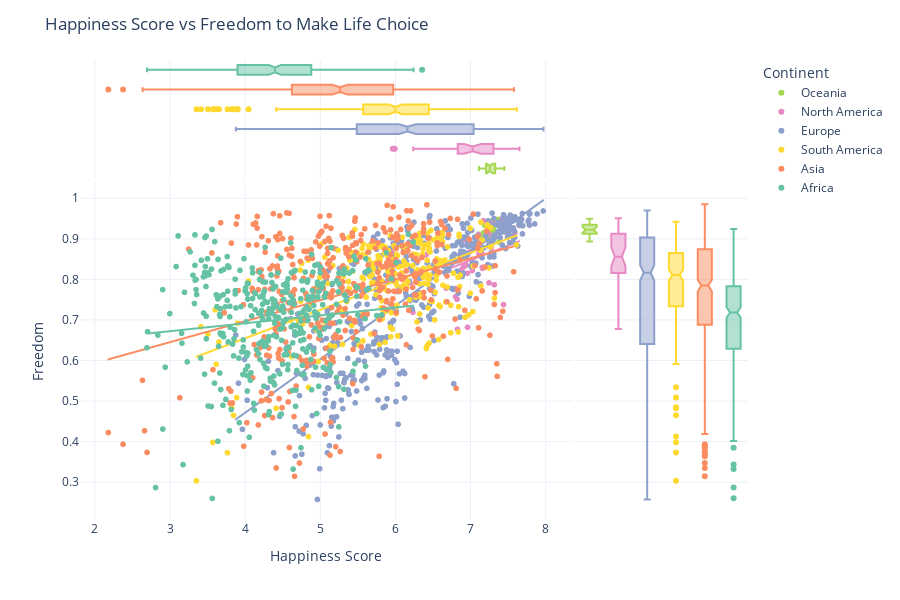

Notebook code for this chart:
### Code cell
# Plot scatter plot
fig = px.scatter(df, x="Happiness Score", 
                   y="Freedom to make life choices", 
                   color="continent", 

                   # Add trendline in scatter plot
                   trendline="ols",

                   # Plot boxplot for x and y
                   marginal_x="box", 
                   marginal_y="box",

                   # Change legend order
                   category_orders={"continent": ["Oceania", "North America", "Europe", "South America", "Asia","Africa"]},
                   
                   # Set color for each continent
                   color_discrete_sequence=["rgb(166, 216, 84)", "rgb(231, 138, 195)", "rgb(141, 160, 203)", "rgb(255, 217, 47)", "rgb(252, 141, 98)", "rgb(102, 194, 165)"]
                   )

# Update layout
# Set template, height, and write title, X and Y axis title
fig.update_layout(template="plotly_white",
                  height=600,
                  title="Happiness Score vs Freedom to Make Life Choice",
                  xaxis_title="Happiness Score",
                  yaxis_title="Freedom",
                  legend_title_text = "Continent"
                  )

# Show plot
fig.show()

### Figure 1 — Plotly figure (JSON) as saved in the notebook; plotly's stock layout.template omitted (floating-point values rounded to 4 significant figures; data arrays with more than 128 entries replaced by an {"elided": "..."} marker saying what was removed)
{"data": [{"hovertemplate": "continent=Oceania<br>Happiness Score=%{x}<br>Freedom to make life choices=%{y}<extra></extra>", "legendgroup": "Oceania", "marker": {"color": "rgb(166, 216, 84)", "symbol": "circle"}, "mode": "markers", "name": "Oceania", "showlegend": true, "type": "scattergl", "x": [7.254, 7.45, 7.406, 7.196, 7.364, 7.289, 7.309, 7.25, 7.257, 7.177, 7.234, 7.137, 7.112, 7.381, 7.224, 7.191, 7.25, 7.28, 7.306, 7.418, 7.226, 7.327, 7.37, 7.205, 7.257, 7.137], "xaxis": "x", "y": [0.9157, 0.9321, 0.9446, 0.9351, 0.9334, 0.9229, 0.9219, 0.9223, 0.9106, 0.916, 0.9175, 0.9053, 0.9124, 0.8931, 0.9178, 0.9348, 0.9019, 0.944, 0.9319, 0.9418, 0.9266, 0.9423, 0.9493, 0.912, 0.9182, 0.9102], "yaxis": "y"}, {"alignmentgroup": "True", "hovertemplate": "continent=Oceania<br>Happiness Score=%{x}<extra></extra>", "legendgroup": "Oceania", "marker": {"color": "rgb(166, 216, 84)", "symbol": "circle"}, "name": "Oceania", "notched": true, "offsetgroup": "Oceania", "showlegend": false, "type": "box", "x": [7.254, 7.45, 7.406, 7.196, 7.364, 7.289, 7.309, 7.25, 7.257, 7.177, 7.234, 7.137, 7.112, 7.381, 7.224, 7.191, 7.25, 7.28, 7.306, 7.418, 7.226, 7.327, 7.37, 7.205, 7.257, 7.137], "xaxis": "x3", "yaxis": "y3"}, {"alignmentgroup": "True", "hovertemplate": "continent=Oceania<br>Freedom to make life choices=%{y}<extra></extra>", "legendgroup": "Oceania", "marker": {"color": "rgb(166, 216, 84)", "symbol": "circle"}, "name": "Oceania", "notched": true, "offsetgroup": "Oceania", "showlegend": false, "type": "box", "xaxis": "x2", "y": [0.9157, 0.9321, 0.9446, 0.9351, 0.9334, 0.9229, 0.9219, 0.9223, 0.9106, 0.916, 0.9175, 0.9053, 0.9124, 0.8931, 0.9178, 0.9348, 0.9019, 0.944, 0.9319, 0.9418, 0.9266, 0.9423, 0.9493, 0.912, 0.9182, 0.9102], "yaxis": "y2"}, {"hovertemplate": "<b>OLS trendline</b><br>Freedom to make life choices = 0.0767484 * Happiness Score + 0.36568<br>R<sup>2</sup>=0.226238<br><br>continent=Oceania<br>Happiness Score=%{x}<br>Freedom to make life choices=%{y} <b>(trend)</b><extra></extra>", "legendgroup": "Oceania", "marker": {"color": "rgb(166, 216, 84)", "symbol": "circle"}, "mode": "lines", "name": "Oceania", "showlegend": false, "type": "scattergl", "x": [7.112, 7.137, 7.137, 7.177, 7.191, 7.196, 7.205, 7.224, 7.226, 7.234, 7.25, 7.25, 7.254, 7.257, 7.257, 7.28, 7.289, 7.306, 7.309, 7.327, 7.364, 7.37, 7.381, 7.406, 7.418, 7.45], "xaxis": "x", "y": [0.9115, 0.9134, 0.9135, 0.9165, 0.9175, 0.9179, 0.9187, 0.9201, 0.9202, 0.9209, 0.9221, 0.9221, 0.9224, 0.9226, 0.9227, 0.9244, 0.9251, 0.9264, 0.9266, 0.928, 0.9309, 0.9313, 0.9322, 0.934, 0.935, 0.9375], "yaxis": "y"}, {"hovertemplate": "continent=North America<br>Happiness Score=%{x}<br>Freedom to make life choices=%{y}<extra></extra>", "legendgroup": "North America", "marker": {"color": "rgb(231, 138, 195)", "symbol": "circle"}, "mode": "markers", "name": "North America", "showlegend": true, "type": "scattergl", "x": [7.486, 7.488, 7.65, 7.426, 7.415, 7.594, 7.304, 7.413, 7.245, 7.415, 7.175, 7.109, 7.025, 6.939, 6.829, 6.963, 6.802, 6.91, 7.32, 7.443, 6.68, 6.236, 6.824, 6.41, 6.55, 6.432, 5.964, 5.991, 7.28, 7.158, 7.164, 7.115, 7.026, 7.249, 7.151, 6.864, 6.804, 6.992, 6.883, 6.944, 7.028, 6.959], "xaxis": "x", "y": [0.9263, 0.9151, 0.9339, 0.9509, 0.918, 0.916, 0.9389, 0.9315, 0.9124, 0.9451, 0.9458, 0.9115, 0.8869, 0.8982, 0.6775, 0.6825, 0.7781, 0.8314, 0.7878, 0.7387, 0.7791, 0.7195, 0.7516, 0.8614, 0.8162, 0.9034, 0.8733, 0.8372, 0.878, 0.8307, 0.828, 0.8632, 0.8227, 0.7923, 0.8661, 0.8488, 0.7579, 0.8685, 0.8246, 0.8361, 0.8504, 0.8157], "yaxis": "y"}, {"alignmentgroup": "True", "hovertemplate": "continent=North America<br>Happiness Score=%{x}<extra></extra>", "legendgroup": "North America", "marker": {"color": "rgb(231, 138, 195)", "symbol": "circle"}, "name": "North America", "notched": true, "offsetgroup": "North America", "showlegend": false, "type": "box", "x": [7.486, 7.488, 7.65, 7.426, 7.415, 7.594, 7.304, 7.413, 7.245, 7.415, 7.175, 7.109, 7.025, 6.939, 6.829, 6.963, 6.802, 6.91, 7.32, 7.443, 6.68, 6.236, 6.824, 6.41, 6.55, 6.432, 5.964, 5.991, 7.28, 7.158, 7.164, 7.115, 7.026, 7.249, 7.151, 6.864, 6.804, 6.992, 6.883, 6.944, 7.028, 6.959], "xaxis": "x3", "yaxis": "y3"}, {"alignmentgroup": "True", "hovertemplate": "continent=North America<br>Freedom to make life choices=%{y}<extra></extra>", "legendgroup": "North America", "marker": {"color": "rgb(231, 138, 195)", "symbol": "circle"}, "name": "North America", "notched": true, "offsetgroup": "North America", "showlegend": false, "type": "box", "xaxis": "x2", "y": [0.9263, 0.9151, 0.9339, 0.9509, 0.918, 0.916, 0.9389, 0.9315, 0.9124, 0.9451, 0.9458, 0.9115, 0.8869, 0.8982, 0.6775, 0.6825, 0.7781, 0.8314, 0.7878, 0.7387, 0.7791, 0.7195, 0.7516, 0.8614, 0.8162, 0.9034, 0.8733, 0.8372, 0.878, 0.8307, 0.828, 0.8632, 0.8227, 0.7923, 0.8661, 0.8488, 0.7579, 0.8685, 0.8246, 0.8361, 0.8504, 0.8157], "yaxis": "y2"}, {"hovertemplate": "<b>OLS trendline</b><br>Freedom to make life choices = 0.0729247 * Happiness Score + 0.337227<br>R<sup>2</sup>=0.161859<br><br>continent=North America<br>Happiness Score=%{x}<br>Freedom to make life choices=%{y} <b>(trend)</b><extra></extra>", "legendgroup": "North America", "marker": {"color": "rgb(231, 138, 195)", "symbol": "circle"}, "mode": "lines", "name": "North America", "showlegend": false, "type": "scattergl", "x": [5.964, 5.991, 6.236, 6.41, 6.432, 6.55, 6.68, 6.802, 6.804, 6.824, 6.829, 6.864, 6.883, 6.91, 6.939, 6.944, 6.959, 6.963, 6.992, 7.025, 7.026, 7.028, 7.109, 7.115, 7.151, 7.158, 7.164, 7.175, 7.245, 7.249, 7.28, 7.304, 7.32, 7.413, 7.415, 7.415, 7.426, 7.443, 7.486, 7.488, 7.594, 7.65], "xaxis": "x", "y": [0.7722, 0.7741, 0.792, 0.8047, 0.8063, 0.8149, 0.8244, 0.8333, 0.8334, 0.8349, 0.8352, 0.8378, 0.8391, 0.8411, 0.8433, 0.8436, 0.8447, 0.845, 0.8471, 0.8495, 0.8496, 0.8497, 0.8557, 0.8561, 0.8587, 0.8592, 0.8596, 0.8605, 0.8656, 0.8659, 0.8681, 0.8699, 0.871, 0.8778, 0.878, 0.878, 0.8788, 0.88, 0.8831, 0.8833, 0.891, 0.8951], "yaxis": "y"}, {"hovertemplate": "continent=Europe<br>Happiness Score=%{x}<br>Freedom to make life choices=%{y}<extra></extra>", "legendgroup": "Europe", "marker": {"color": "rgb(141, 160, 203)", "symbol": "circle"}, "mode": "markers", "name": "Europe", "showlegend": true, "type": "scattergl", "x": {"elided": "462 float values"}, "xaxis": "x", "y": {"elided": "462 float values"}, "yaxis": "y"}, {"alignmentgroup": "True", "hovertemplate": "continent=Europe<br>Happiness Score=%{x}<extra></extra>", "legendgroup": "Europe", "marker": {"color": "rgb(141, 160, 203)", "symbol": "circle"}, "name": "Europe", "notched": true, "offsetgroup": "Europe", "showlegend": false, "type": "box", "x": {"elided": "462 float values"}, "xaxis": "x3", "yaxis": "y3"}, {"alignmentgroup": "True", "hovertemplate": "continent=Europe<br>Freedom to make life choices=%{y}<extra></extra>", "legendgroup": "Europe", "marker": {"color": "rgb(141, 160, 203)", "symbol": "circle"}, "name": "Europe", "notched": true, "offsetgroup": "Europe", "showlegend": false, "type": "box", "xaxis": "x2", "y": {"elided": "462 float values"}, "yaxis": "y2"}, {"hovertemplate": "<b>OLS trendline</b><br>Freedom to make life choices = 0.132089 * Happiness Score + -0.0568139<br>R<sup>2</sup>=0.618446<br><br>continent=Europe<br>Happiness Score=%{x}<br>Freedom to make life choices=%{y} <b>(trend)</b><extra></extra>", "legendgroup": "Europe", "marker": {"color": "rgb(141, 160, 203)", "symbol": "circle"}, "mode": "lines", "name": "Europe", "showlegend": false, "type": "scattergl", "x": {"elided": "461 float values"}, "xaxis": "x", "y": {"elided": "461 float values"}, "yaxis": "y"}, {"hovertemplate": "continent=South America<br>Happiness Score=%{x}<br>Freedom to make life choices=%{y}<extra></extra>", "legendgroup": "South America", "marker": {"color": "rgb(255, 217, 47)", "symbol": "circle"}, "mode": "markers", "name": "South America", "showlegend": true, "type": "scattergl", "x": {"elided": "247 float values"}, "xaxis": "x", "y": {"elided": "247 float values"}, "yaxis": "y"}, {"alignmentgroup": "True", "hovertemplate": "continent=South America<br>Happiness Score=%{x}<extra></extra>", "legendgroup": "South America", "marker": {"color": "rgb(255, 217, 47)", "symbol": "circle"}, "name": "South America", "notched": true, "offsetgroup": "South America", "showlegend": false, "type": "box", "x": {"elided": "247 float values"}, "xaxis": "x3", "yaxis": "y3"}, {"alignmentgroup": "True", "hovertemplate": "continent=South America<br>Freedom to make life choices=%{y}<extra></extra>", "legendgroup": "South America", "marker": {"color": "rgb(255, 217, 47)", "symbol": "circle"}, "name": "South America", "notched": true, "offsetgroup": "South America", "showlegend": false, "type": "box", "xaxis": "x2", "y": {"elided": "247 float values"}, "yaxis": "y2"}, {"hovertemplate": "<b>OLS trendline</b><br>Freedom to make life choices = 0.0702516 * Happiness Score + 0.374322<br>R<sup>2</sup>=0.284133<br><br>continent=South America<br>Happiness Score=%{x}<br>Freedom to make life choices=%{y} <b>(trend)</b><extra></extra>", "legendgroup": "South America", "marker": {"color": "rgb(255, 217, 47)", "symbol": "circle"}, "mode": "lines", "name": "South America", "showlegend": false, "type": "scattergl", "x": {"elided": "247 float values"}, "xaxis": "x", "y": {"elided": "247 float values"}, "yaxis": "y"}, {"hovertemplate": "continent=Asia<br>Happiness Score=%{x}<br>Freedom to make life choices=%{y}<extra></extra>", "legendgroup": "Asia", "marker": {"color": "rgb(252, 141, 98)", "symbol": "circle"}, "mode": "markers", "name": "Asia", "showlegend": true, "type": "scattergl", "x": {"elided": "429 float values"}, "xaxis": "x", "y": {"elided": "429 float values"}, "yaxis": "y"}, {"alignmentgroup": "True", "hovertemplate": "continent=Asia<br>Happiness Score=%{x}<extra></extra>", "legendgroup": "Asia", "marker": {"color": "rgb(252, 141, 98)", "symbol": "circle"}, "name": "Asia", "notched": true, "offsetgroup": "Asia", "showlegend": false, "type": "box", "x": {"elided": "429 float values"}, "xaxis": "x3", "yaxis": "y3"}, {"alignmentgroup": "True", "hovertemplate": "continent=Asia<br>Freedom to make life choices=%{y}<extra></extra>", "legendgroup": "Asia", "marker": {"color": "rgb(252, 141, 98)", "symbol": "circle"}, "name": "Asia", "notched": true, "offsetgroup": "Asia", "showlegend": false, "type": "box", "xaxis": "x2", "y": {"elided": "429 float values"}, "yaxis": "y2"}, {"hovertemplate": "<b>OLS trendline</b><br>Freedom to make life choices = 0.0517128 * Happiness Score + 0.490658<br>R<sup>2</sup>=0.116906<br><br>continent=Asia<br>Happiness Score=%{x}<br>Freedom to make life choices=%{y} <b>(trend)</b><extra></extra>", "legendgroup": "Asia", "marker": {"color": "rgb(252, 141, 98)", "symbol": "circle"}, "mode": "lines", "name": "Asia", "showlegend": false, "type": "scattergl", "x": {"elided": "410 float values"}, "xaxis": "x", "y": {"elided": "410 float values"}, "yaxis": "y"}, {"hovertemplate": "continent=Africa<br>Happiness Score=%{x}<br>Freedom to make life choices=%{y}<extra></extra>", "legendgroup": "Africa", "marker": {"color": "rgb(102, 194, 165)", "symbol": "circle"}, "mode": "markers", "name": "Africa", "showlegend": true, "type": "scattergl", "x": {"elided": "356 float values"}, "xaxis": "x", "y": {"elided": "356 float values"}, "yaxis": "y"}, {"alignmentgroup": "True", "hovertemplate": "continent=Africa<br>Happiness Score=%{x}<extra></extra>", "legendgroup": "Africa", "marker": {"color": "rgb(102, 194, 165)", "symbol": "circle"}, "name": "Africa", "notched": true, "offsetgroup": "Africa", "showlegend": false, "type": "box", "x": {"elided": "356 float values"}, "xaxis": "x3", "yaxis": "y3"}, {"alignmentgroup": "True", "hovertemplate": "continent=Africa<br>Freedom to make life choices=%{y}<extra></extra>", "legendgroup": "Africa", "marker": {"color": "rgb(102, 194, 165)", "symbol": "circle"}, "name": "Africa", "notched": true, "offsetgroup": "Africa", "showlegend": false, "type": "box", "xaxis": "x2", "y": {"elided": "356 float values"}, "yaxis": "y2"}, {"hovertemplate": "<b>OLS trendline</b><br>Freedom to make life choices = 0.0194458 * Happiness Score + 0.614627<br>R<sup>2</sup>=0.012874<br><br>continent=Africa<br>Happiness Score=%{x}<br>Freedom to make life choices=%{y} <b>(trend)</b><extra></extra>", "legendgroup": "Africa", "marker": {"color": "rgb(102, 194, 165)", "symbol": "circle"}, "mode": "lines", "name": "Africa", "showlegend": false, "type": "scattergl", "x": {"elided": "354 float values"}, "xaxis": "x", "y": {"elided": "354 float values"}, "yaxis": "y"}], "layout": {"height": 600, "legend": {"title": {"text": "Continent"}, "tracegroupgap": 0}, "margin": {"t": 60}, "title": {"text": "Happiness Score vs Freedom to Make Life Choice"}, "xaxis": {"anchor": "y", "domain": [0, 0.7363], "title": {"text": "Happiness Score"}}, "xaxis2": {"anchor": "y2", "domain": [0.7413, 1], "matches": "x2", "showgrid": false, "showline": false, "showticklabels": false, "ticks": ""}, "xaxis3": {"anchor": "y3", "domain": [0, 0.7363], "matches": "x", "showgrid": true, "showticklabels": false}, "xaxis4": {"anchor": "y4", "domain": [0.7413, 1], "matches": "x2", "showgrid": false, "showline": false, "showticklabels": false, "ticks": ""}, "yaxis": {"anchor": "x", "domain": [0, 0.7326], "title": {"text": "Freedom"}}, "yaxis2": {"anchor": "x2", "domain": [0, 0.7326], "matches": "y", "showgrid": true, "showticklabels": false}, "yaxis3": {"anchor": "x3", "domain": [0.7426, 1], "matches": "y3", "showgrid": false, "showline": false, "showticklabels": false, "ticks": ""}, "yaxis4": {"anchor": "x4", "domain": [0.7426, 1], "matches": "y3", "showgrid": true, "showline": false, "showticklabels": false, "ticks": ""}}}
